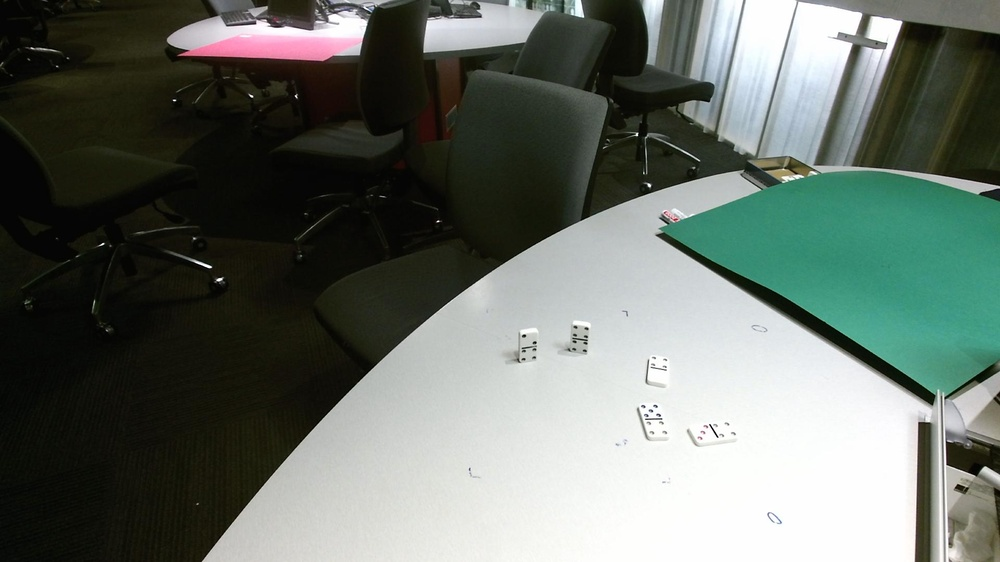
%> input picture Test.jpg, 1000 x 562 px, shrunk from 1920 x 1080 before the run
$ octave --eval "result = detectObjects(imread('Test.jpg'));"   (GNU Octave 9; MATLAB toolbox functions it lacks are replaced by stand-ins)
%> lines starting %> are read from the running program, lines starting %| are printed output that depends on the picture; in (x1, y1, x2, y2) boxes, pixels count from 0 and x2, y2 are one past the last pixel; in counts of white or black regions, pixels touching at a corner belong together; the program's own positions count from 1
function [img] = detectObjects(imgIn)
gray = rgb2gray(imgIn);
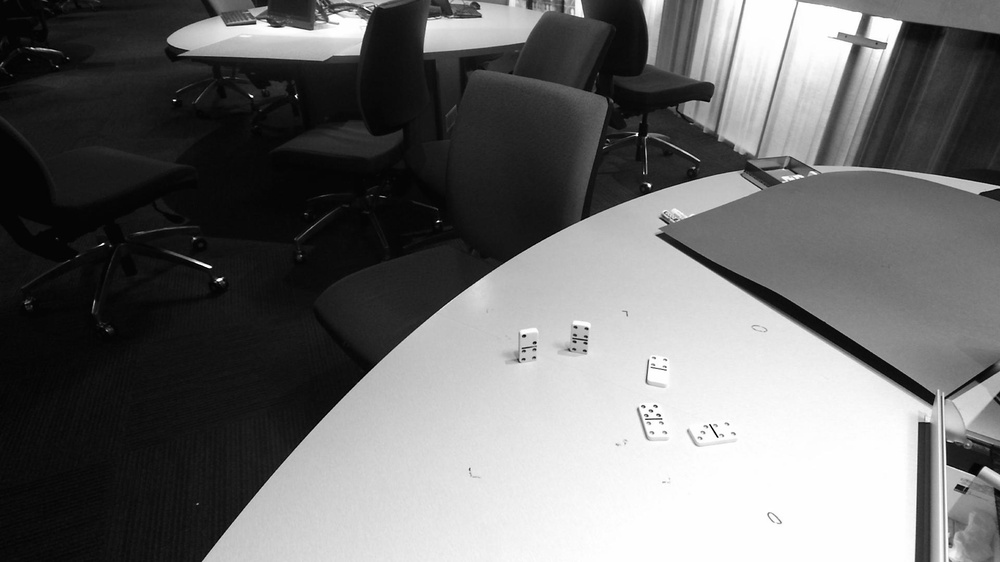
%> gray: size 562x1000 uint8; min 0, max 255, mean 108.4
bw = im2bw(gray);
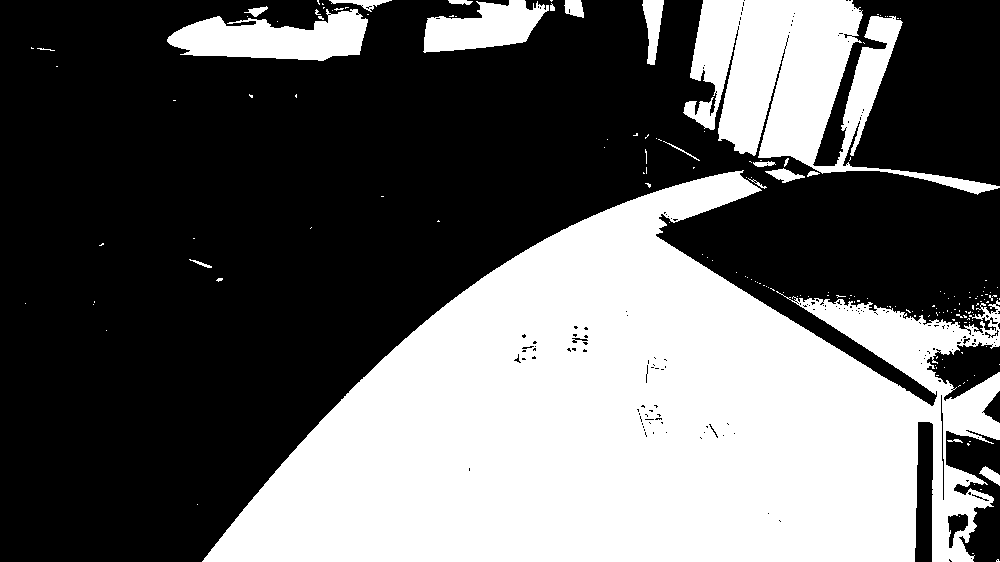
%> bw: size 562x1000 logical; 39.6% white; 177 white regions (157 under 20 px), largest, box (x1, y1, x2, y2) and area: (202, 170, 1000, 562) 182772, (683, 0, 1000, 195) 25655, (167, 9, 368, 61) 6712
bw = bwareaopen(bw, 20);
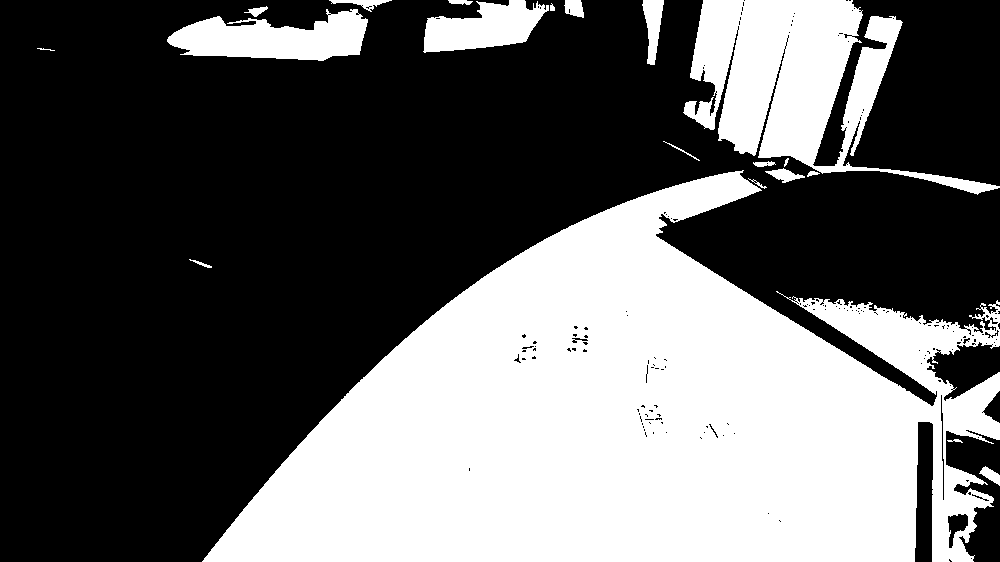
%> bw: size 562x1000 logical; 39.5% white; 20 white regions, largest, box (x1, y1, x2, y2) and area: (202, 170, 1000, 562) 182772, (683, 0, 1000, 195) 25655, (167, 9, 368, 61) 6712
bw = imfill(bw, 'holes');
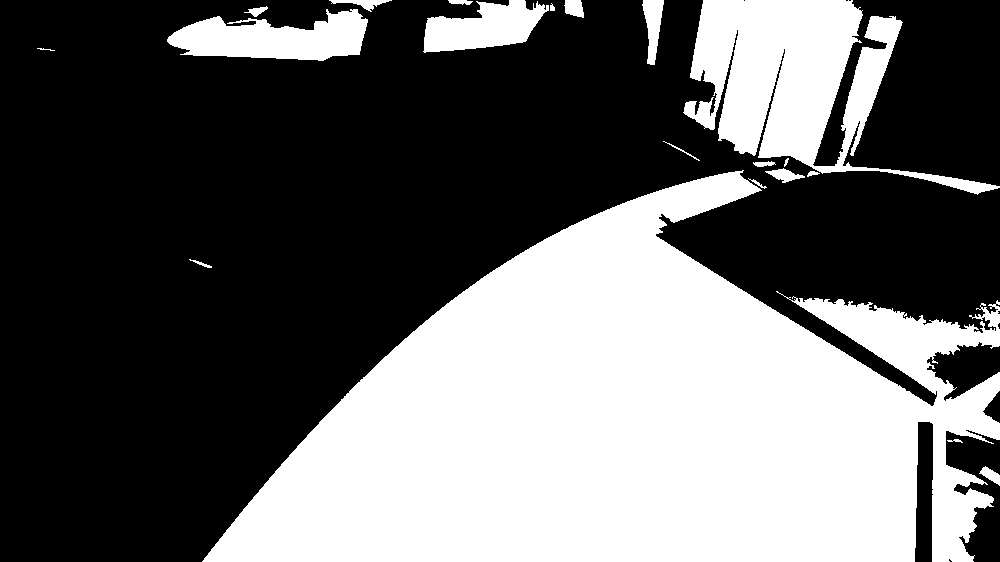
%> bw: size 562x1000 logical; 39.7% white; 20 white regions, largest, box (x1, y1, x2, y2) and area: (202, 170, 1000, 562) 183922, (683, 0, 1000, 195) 25739, (167, 9, 368, 61) 6720
[B,L] = bwboundaries(bw, 'noholes');
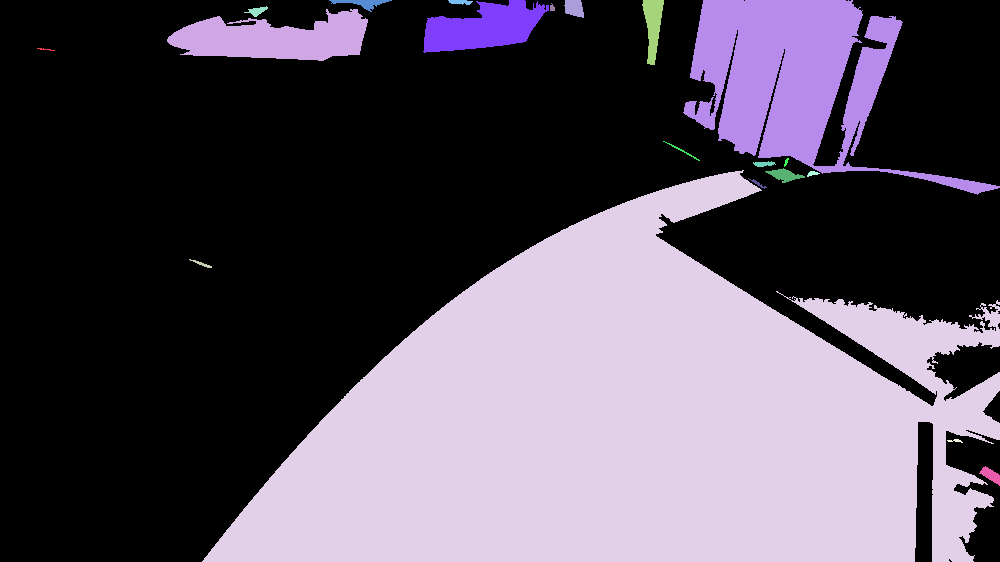
%> L: size 562x1000 double; 21 distinct labels, from 0 to 20; one colour per label, 0 black
%> B = 20 boundaries; largest, box (x1, y1, x2, y2) and points: (202, 170, 1000, 562) 3592, (683, 0, 1000, 195) 1977, (167, 9, 368, 61) 558, (423, 0, 549, 53) 356, (642, 0, 664, 65) 155
imshow(label2rgb(L, @jet, [.5 .5 .5]));
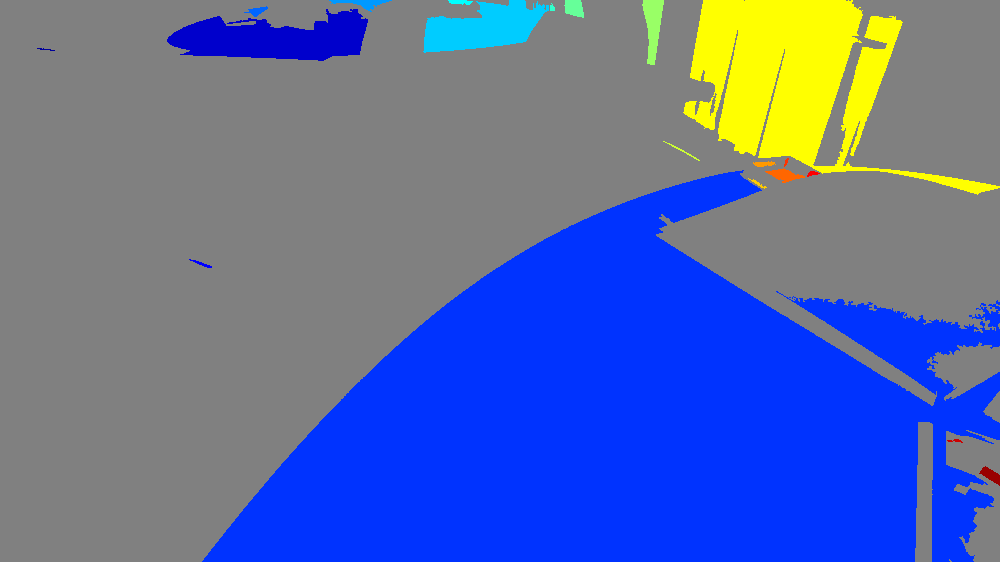
%> displayed picture: size 562x1000x3, on the screen's scale of 0 to 255; mean R, G, B 89.5, 107.9, 165.5

hold on
for k = 1:length(B)
    boundary = B{k};
    plot(boundary(:,2), boundary(:,1), 'w', 'lineWidth', 2);
end
%> this loop made 20 passes
%> `result = detectObjects(imread('Test.jpg'));`:
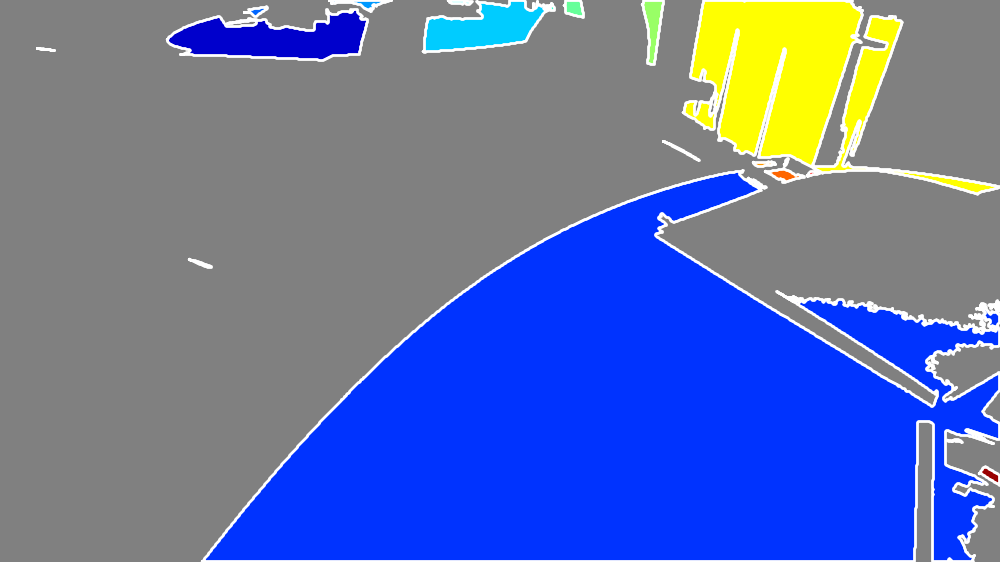
%> figure redrawn from the program's plot data
hold off;

img = bw;

$ run again, on G-3-NC.png
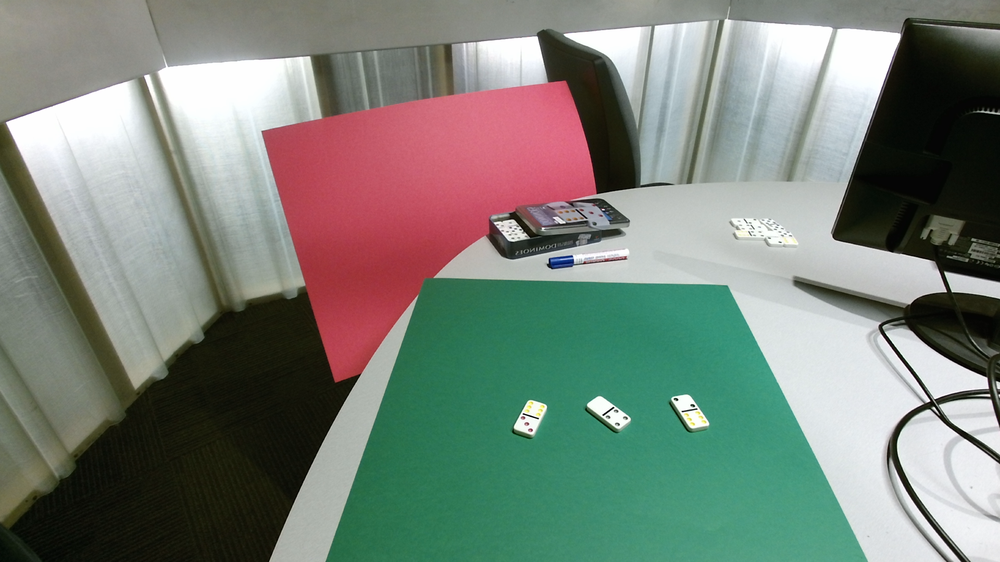
%> input picture G-3-NC.png, 1000 x 562 px, shrunk from 1920 x 1080 before the run
%> in detectObjects, `[B,L] = bwboundaries(bw, 'noholes');`:
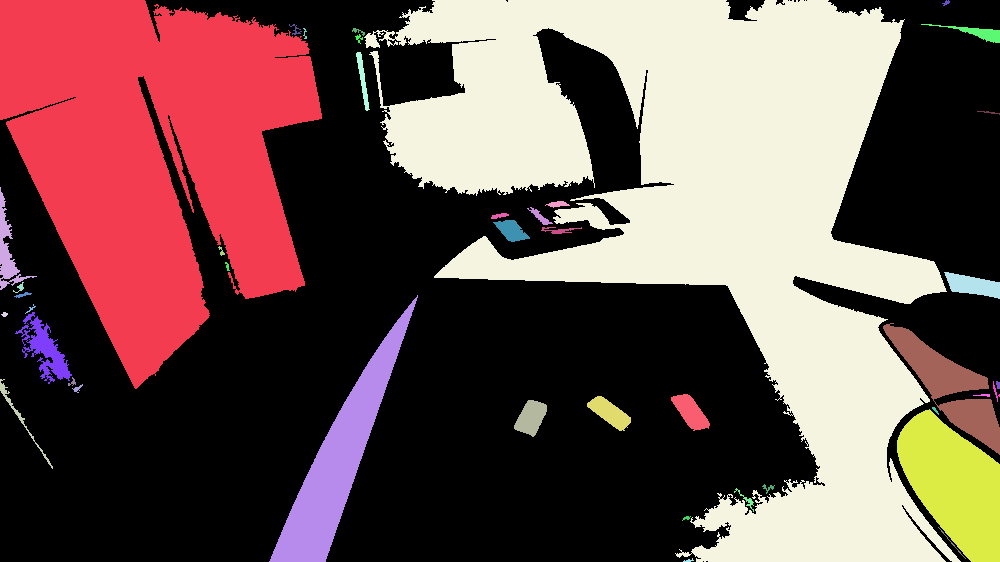
%> L: size 562x1000 double; 43 distinct labels, from 0 to 42; one colour per label, 0 black
%> B = 42 boundaries; largest, box (x1, y1, x2, y2) and points: (364, 0, 961, 562) 5600, (0, 0, 322, 389) 2351, (269, 295, 418, 562) 589, (15, 312, 72, 384) 565, (883, 323, 1000, 455) 439
%> the loop in detectObjects, `for k = 1:length(B)` made 42 passes
%> `result = detectObjects(imread('Test.jpg'));`:
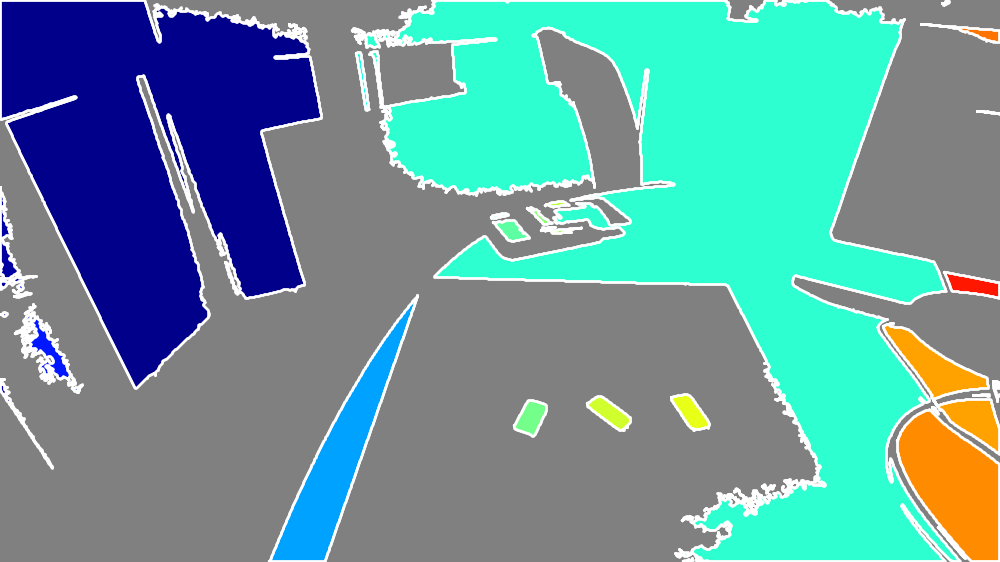
%> figure redrawn from the program's plot data
